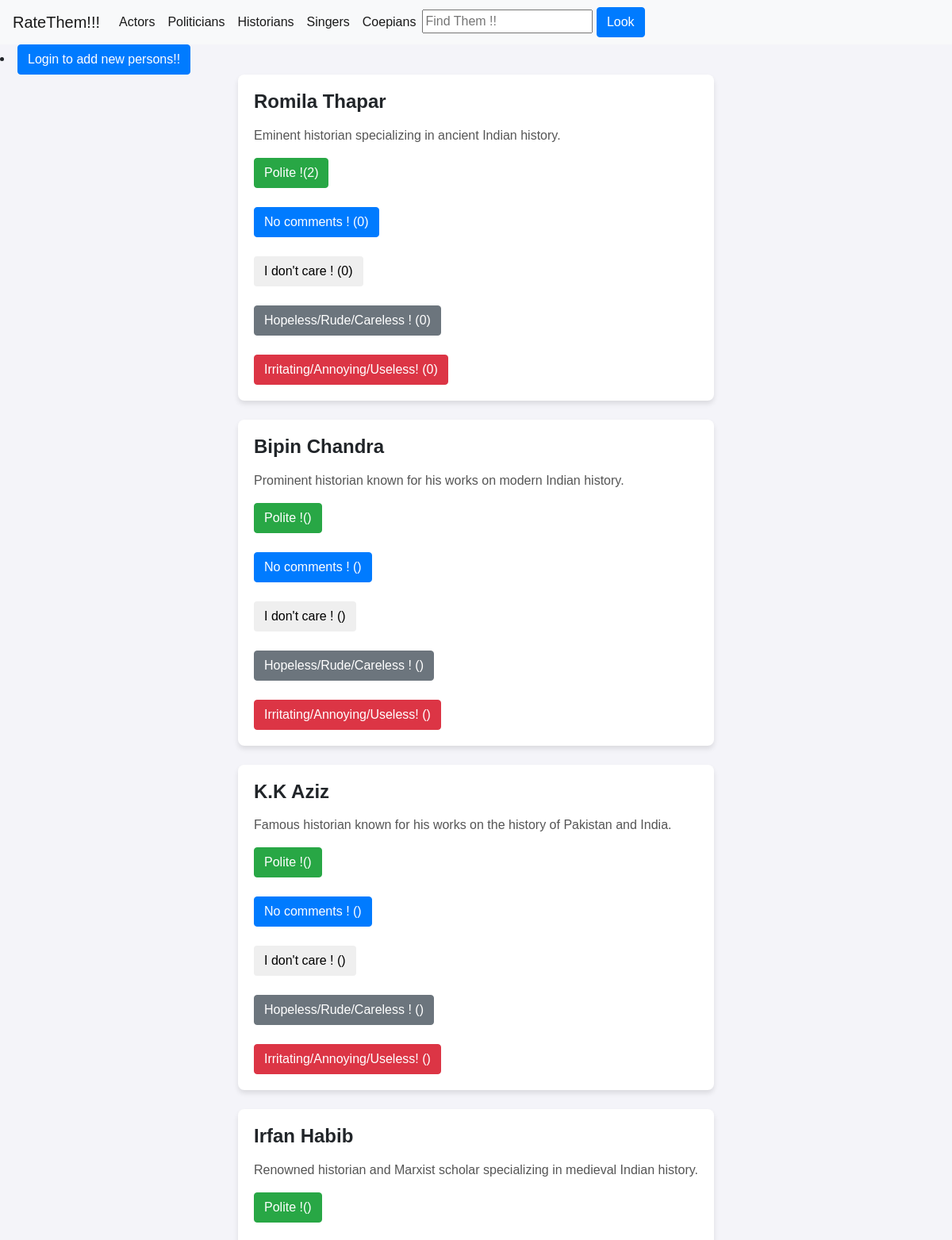
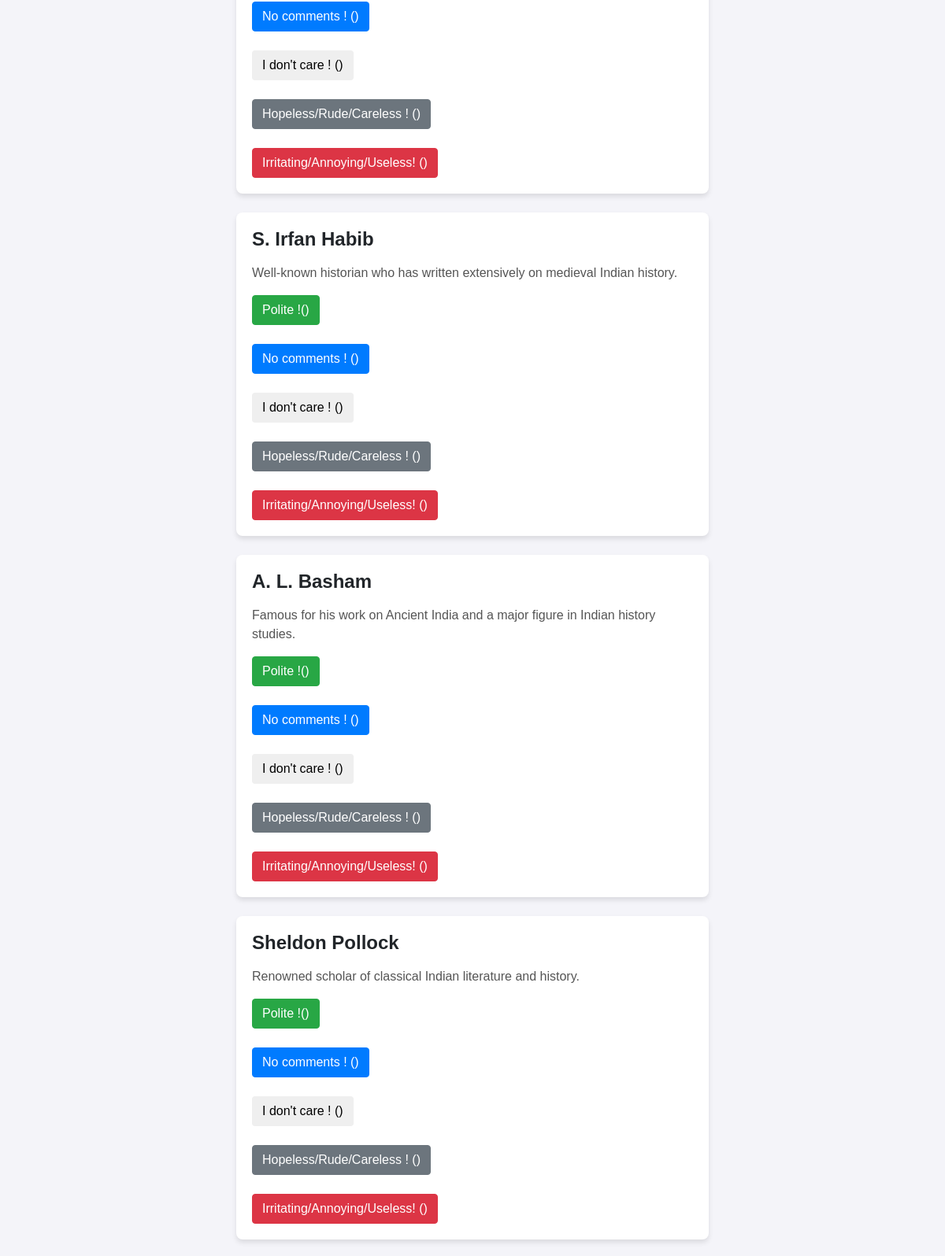
Screenshot of /category/Historian/ (upper part) with the database file from the repository (2 pictures, top to bottom).
### ratings/models.py (models this page shows, shortened)
class Human(models.Model):
    STATUS_CHOICES = [
        ('pending', 'Pending'),
        ('accepted', 'Accepted'),
        ('rejected', 'Rejected'),
    ]
    name = models.CharField(max_length=100)
    bio = models.TextField()
    category=models.ForeignKey(Category,null=True,blank=True,on_delete=models.CASCADE)
    status = models.CharField(max_length=10, choices=STATUS_CHOICES, default='pending')
    added_by = models.ForeignKey(settings.AUTH_USER_MODEL, null=True, blank=True, on_delete=models.SET_NULL)
    created_at = models.DateTimeField(auto_now_add=True)

class RatingCount(models.Model):
    human = models.OneToOneField(Human, on_delete=models.CASCADE, related_name="rating_count")
    excellent = models.PositiveIntegerField(default=0)
    good = models.PositiveIntegerField(default=0)
    okay = models.PositiveIntegerField(default=0)
    bad = models.PositiveIntegerField(default=0)
    pathetic = models.PositiveIntegerField(default=0)

### ratings/views.py (the view)
# urls.py: path('category/<str:category>/', views.category_view, name='category_view'),
def category_view(request, category):
    category=Category.objects.get(name=category)
    humans = Human.objects.filter(category=category)
    return render(request, 'category.html', {'humans': humans})

### templates/category.html (shortened to what this page needs)
{% extends "base.html" %}
{% load socialaccount %}
{% block content %}
<li><a class='btn btn-primary' href="{% url 'submit_human' %}">Login to add new persons!!</a></li>
{% for human in humans %}
<div id="swipe-container">
    <div class="human-profile" id="profile-{{ human.id }}">
        <h2><strong>{{ human.name }}</strong></h2>
        <p>{{ human.bio }}</p>
            <button class="btn btn-success" data-rating="excellent" data-human-id="{{ human.id }}">
                Polite !(<span id="excellent-count-{{ human.id }}">{{ human.rating_count.excellent }}</span>)
            </button><br><br>
            <button class="btn btn-primary" data-rating="good" data-human-id="{{ human.id }}">
                No comments ! (<span id="good-count-{{ human.id }}">{{ human.rating_count.good }}</span>)
            </button><br><br>
            <button class="btn btn" data-rating="okay" data-human-id="{{ human.id }}">
                I don't care ! (<span id="okay-count-{{ human.id }}">{{ human.rating_count.okay }}</span>)
            </button><br><br>
            <button class="btn btn-secondary" data-rating="bad" data-human-id="{{ human.id }}">
                Hopeless/Rude/Careless ! (<span id="bad-count-{{ human.id }}">{{ human.rating_count.bad }}</span>)
            </button><br><br>
            <button class="btn btn-danger" data-rating="pathetic" data-human-id="{{ human.id }}">
                 Irritating/Annoying/Useless! (<span id="pathetic-count-{{ human.id }}">{{ human.rating_count.pathetic }}</span>)
            </button>
    </div>
</div>
<br>
{% endfor %}
{% endblock %}

### templates/category.html (style rules this page uses)
body { font-family: Arial, sans-serif; background-color: #f4f4f9; margin: 0; padding: 0; }
#swipe-container { width: 100%; max-width: 600px; margin: auto; padding: 20px; background-color: #fff; border-radius: 8px; box-shadow: 0 4px 6px rgba(0, 0, 0, 0.1); }
.human-profile h2 { font-size: 24px; margin-bottom: 10px; }
.human-profile p { font-size: 16px; color: #555; }

### rows the page displays
Human: name "Romila Thapar", bio "Eminent historian specializing in ancient Indian history.", rating_count.excellent "2", rating_count.good "0", rating_count.okay "0", rating_count.bad "0", rating_count.pathetic "0"
Human: name "Bipin Chandra", bio "Prominent historian known for his works on modern Indian history."
Human: name "K.K Aziz", bio "Famous historian known for his works on the history of Pakistan and India."
Human: name "Irfan Habib", bio "Renowned historian and Marxist scholar specializing in medieval Indian history."
Human: name "S. Irfan Habib", bio "Well-known historian who has written extensively on medieval Indian history."
Human: name "A. L. Basham", bio "Famous for his work on Ancient India and a major figure in Indian history studies."
Human: name "Sheldon Pollock", bio "Renowned scholar of classical Indian literature and history."
